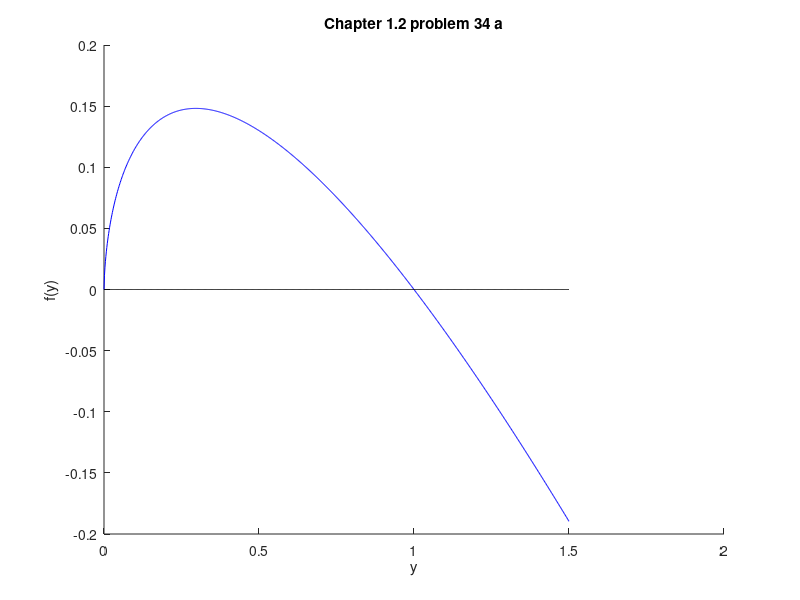

Here is the MATLAB script that generated this plot:
x = linspace(0,1.5,1000);
y = x.^(2/3)-x;

close all
hold on
plot(x,y,'b-')
plot(x,y*0,'k-')
hold off
xlabel('y')
ylabel('f(y)')
title('Chapter 1.2 problem 34 a')
